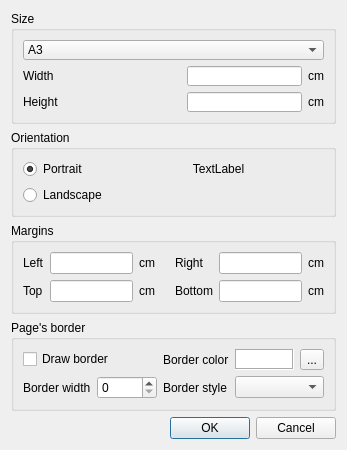
<?xml version="1.0" encoding="UTF-8"?>
<ui version="4.0">
 <class>PageSettingDlg</class>
 <widget class="QDialog" name="PageSettingDlg">
  <property name="geometry">
   <rect>
    <x>0</x>
    <y>0</y>
    <width>347</width>
    <height>450</height>
   </rect>
  </property>
  <property name="sizePolicy">
   <sizepolicy hsizetype="Preferred" vsizetype="Preferred">
    <horstretch>0</horstretch>
    <verstretch>0</verstretch>
   </sizepolicy>
  </property>
  <property name="minimumSize">
   <size>
    <width>347</width>
    <height>450</height>
   </size>
  </property>
  <property name="maximumSize">
   <size>
    <width>347</width>
    <height>450</height>
   </size>
  </property>
  <property name="windowTitle">
   <string>Page settings</string>
  </property>
  <property name="windowIcon">
   <iconset resource="images.qrc">
    <normaloff>:/new/prefix1/images/pageSetting.png</normaloff>:/new/prefix1/images/pageSetting.png</iconset>
  </property>
  <layout class="QVBoxLayout" name="verticalLayout_4">
   <item>
    <widget class="QGroupBox" name="groupBox_3">
     <property name="title">
      <string>Size</string>
     </property>
     <layout class="QVBoxLayout" name="verticalLayout_3">
      <item>
       <layout class="QGridLayout" name="gridLayout_2">
        <item row="0" column="0" colspan="4">
         <widget class="QComboBox" name="cbPageSize">
          <item>
           <property name="text">
            <string>A3</string>
           </property>
          </item>
          <item>
           <property name="text">
            <string>A4</string>
           </property>
          </item>
          <item>
           <property name="text">
            <string>A5</string>
           </property>
          </item>
          <item>
           <property name="text">
            <string>Letter</string>
           </property>
          </item>
         </widget>
        </item>
        <item row="1" column="0">
         <widget class="QLabel" name="label_10">
          <property name="text">
           <string>Width</string>
          </property>
         </widget>
        </item>
        <item row="1" column="2">
         <widget class="QLineEdit" name="edtWidth"/>
        </item>
        <item row="1" column="3">
         <widget class="QLabel" name="label_12">
          <property name="text">
           <string>cm</string>
          </property>
         </widget>
        </item>
        <item row="2" column="0">
         <widget class="QLabel" name="label_11">
          <property name="text">
           <string>Height</string>
          </property>
         </widget>
        </item>
        <item row="2" column="2">
         <widget class="QLineEdit" name="edtHeight"/>
        </item>
        <item row="2" column="3">
         <widget class="QLabel" name="label_13">
          <property name="text">
           <string>cm</string>
          </property>
         </widget>
        </item>
        <item row="1" column="1">
         <spacer name="horizontalSpacer_3">
          <property name="orientation">
           <enum>Qt::Horizontal</enum>
          </property>
          <property name="sizeHint" stdset="0">
           <size>
            <width>40</width>
            <height>20</height>
           </size>
          </property>
         </spacer>
        </item>
       </layout>
      </item>
     </layout>
    </widget>
   </item>
   <item>
    <widget class="QGroupBox" name="groupBox_2">
     <property name="minimumSize">
      <size>
       <width>0</width>
       <height>0</height>
      </size>
     </property>
     <property name="maximumSize">
      <size>
       <width>16777215</width>
       <height>16777215</height>
      </size>
     </property>
     <property name="title">
      <string>Orientation</string>
     </property>
     <layout class="QVBoxLayout" name="verticalLayout_2">
      <item>
       <layout class="QFormLayout" name="formLayout">
        <item row="0" column="0">
         <widget class="QRadioButton" name="rPortrait">
          <property name="text">
           <string>Portrait</string>
          </property>
          <property name="checked">
           <bool>true</bool>
          </property>
         </widget>
        </item>
        <item row="0" column="1">
         <widget class="QLabel" name="lblOrientation">
          <property name="text">
           <string notr="true">TextLabel</string>
          </property>
          <property name="alignment">
           <set>Qt::AlignCenter</set>
          </property>
         </widget>
        </item>
        <item row="1" column="0">
         <widget class="QRadioButton" name="rLandscape">
          <property name="text">
           <string>Landscape</string>
          </property>
         </widget>
        </item>
       </layout>
      </item>
     </layout>
    </widget>
   </item>
   <item>
    <widget class="QGroupBox" name="groupBox">
     <property name="title">
      <string>Margins</string>
     </property>
     <layout class="QVBoxLayout" name="verticalLayout">
      <item>
       <layout class="QGridLayout" name="gridLayout">
        <item row="0" column="5">
         <widget class="QLineEdit" name="edtRight"/>
        </item>
        <item row="0" column="6">
         <widget class="QLabel" name="label_3">
          <property name="text">
           <string>cm</string>
          </property>
         </widget>
        </item>
        <item row="0" column="3">
         <spacer name="horizontalSpacer_2">
          <property name="orientation">
           <enum>Qt::Horizontal</enum>
          </property>
          <property name="sizeHint" stdset="0">
           <size>
            <width>40</width>
            <height>20</height>
           </size>
          </property>
         </spacer>
        </item>
        <item row="2" column="6">
         <widget class="QLabel" name="label_4">
          <property name="text">
           <string>cm</string>
          </property>
         </widget>
        </item>
        <item row="0" column="0">
         <widget class="QLabel" name="label_5">
          <property name="text">
           <string>Left</string>
          </property>
         </widget>
        </item>
        <item row="0" column="4">
         <widget class="QLabel" name="label_7">
          <property name="text">
           <string>Right</string>
          </property>
         </widget>
        </item>
        <item row="0" column="1">
         <widget class="QLineEdit" name="edtLeft"/>
        </item>
        <item row="2" column="5">
         <widget class="QLineEdit" name="edtBottom"/>
        </item>
        <item row="2" column="4">
         <widget class="QLabel" name="label_8">
          <property name="text">
           <string>Bottom</string>
          </property>
         </widget>
        </item>
        <item row="0" column="2">
         <widget class="QLabel" name="label">
          <property name="text">
           <string>cm</string>
          </property>
         </widget>
        </item>
        <item row="2" column="2">
         <widget class="QLabel" name="label_2">
          <property name="text">
           <string>cm</string>
          </property>
         </widget>
        </item>
        <item row="2" column="0">
         <widget class="QLabel" name="label_6">
          <property name="text">
           <string>Top</string>
          </property>
         </widget>
        </item>
        <item row="2" column="1">
         <widget class="QLineEdit" name="edtTop"/>
        </item>
       </layout>
      </item>
     </layout>
    </widget>
   </item>
   <item>
    <widget class="QGroupBox" name="groupBox_41">
     <property name="title">
      <string>Page's border</string>
     </property>
     <layout class="QVBoxLayout" name="verticalLayout_5">
      <item>
       <layout class="QGridLayout" name="gridLayout_4">
        <item row="0" column="0" colspan="2">
         <widget class="QCheckBox" name="chkDrawBorder">
          <property name="text">
           <string>Draw border</string>
          </property>
         </widget>
        </item>
        <item row="0" column="2">
         <widget class="QLabel" name="label_14">
          <property name="text">
           <string>Border color</string>
          </property>
         </widget>
        </item>
        <item row="0" column="3">
         <widget class="QLabel" name="lblBorderColor">
          <property name="styleSheet">
           <string notr="true">QLabel {background-color: white}</string>
          </property>
          <property name="frameShape">
           <enum>QFrame::Box</enum>
          </property>
          <property name="frameShadow">
           <enum>QFrame::Sunken</enum>
          </property>
          <property name="text">
           <string/>
          </property>
         </widget>
        </item>
        <item row="0" column="4">
         <widget class="QToolButton" name="btnBorderColor">
          <property name="text">
           <string>...</string>
          </property>
         </widget>
        </item>
        <item row="1" column="0">
         <widget class="QLabel" name="label_9">
          <property name="text">
           <string>Border width</string>
          </property>
         </widget>
        </item>
        <item row="1" column="1">
         <widget class="QSpinBox" name="spnBorderWidth"/>
        </item>
        <item row="1" column="2">
         <widget class="QLabel" name="label_15">
          <property name="text">
           <string>Border style</string>
          </property>
         </widget>
        </item>
        <item row="1" column="3" colspan="2">
         <widget class="QComboBox" name="cmbBorderStyle">
          <property name="iconSize">
           <size>
            <width>64</width>
            <height>16</height>
           </size>
          </property>
         </widget>
        </item>
       </layout>
      </item>
     </layout>
    </widget>
   </item>
   <item>
    <layout class="QHBoxLayout" name="horizontalLayout">
     <item>
      <spacer name="horizontalSpacer">
       <property name="orientation">
        <enum>Qt::Horizontal</enum>
       </property>
       <property name="sizeHint" stdset="0">
        <size>
         <width>40</width>
         <height>20</height>
        </size>
       </property>
      </spacer>
     </item>
     <item>
      <widget class="QPushButton" name="btnOK">
       <property name="text">
        <string>OK</string>
       </property>
      </widget>
     </item>
     <item>
      <widget class="QPushButton" name="btnCancel">
       <property name="text">
        <string>Cancel</string>
       </property>
      </widget>
     </item>
    </layout>
   </item>
  </layout>
 </widget>
 <resources>
  <include location="images.qrc"/>
 </resources>
 <connections>
  <connection>
   <sender>btnOK</sender>
   <signal>clicked()</signal>
   <receiver>PageSettingDlg</receiver>
   <slot>accept()</slot>
   <hints>
    <hint type="sourcelabel">
     <x>388</x>
     <y>373</y>
    </hint>
    <hint type="destinationlabel">
     <x>266</x>
     <y>202</y>
    </hint>
   </hints>
  </connection>
  <connection>
   <sender>btnCancel</sender>
   <signal>clicked()</signal>
   <receiver>PageSettingDlg</receiver>
   <slot>reject()</slot>
   <hints>
    <hint type="sourcelabel">
     <x>471</x>
     <y>373</y>
    </hint>
    <hint type="destinationlabel">
     <x>266</x>
     <y>202</y>
    </hint>
   </hints>
  </connection>
 </connections>
</ui>
